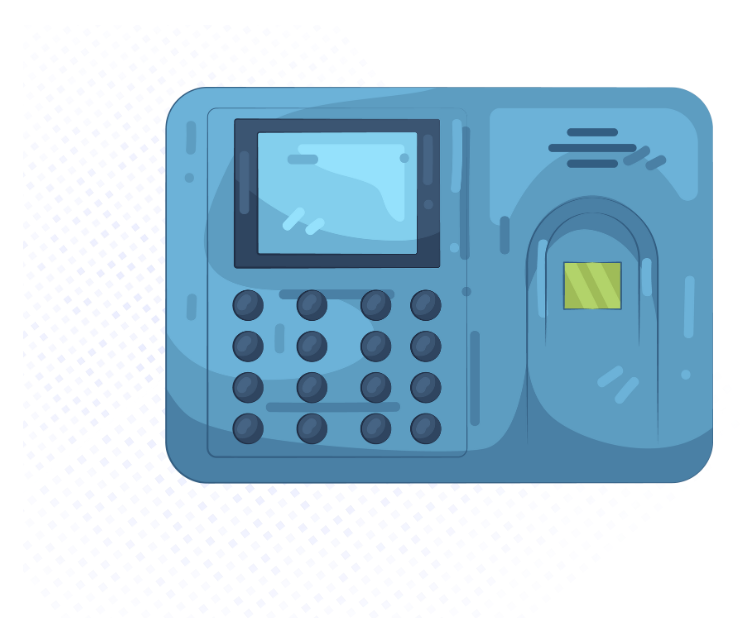
#> input picture dist/assets/Access-Control-Solutions-2.png, 752 x 618 px
$ python -i prepare_assets.py   (imports and definitions only)
#> lines starting #> are read from the running program, lines starting #| are printed output that depends on the picture
from pathlib import Path
from PIL import Image, ImageChops, ImageOps
import subprocess
import tempfile

ROOT = Path(__file__).resolve().parent.parent
OUT = ROOT / "dist" / "assets"
# [1 line not run here, left out]

# [1 line that did not run here, left out]
# [19 lines not run here, left out]

brands = {
    "Molex": "Molex-Logo.svg.png",
    "Coreprix": "logo-DgChHm5W.png",
    "Honeywell": "Honeywell_logo.svg.png",
    "Ubiquiti": "Ubiquiti_Logo.png",
    "D-Link": "D-Link-Logo.wine.png",
    "Rittal": "rittal-logo-6ACACE401C-seeklogo.com.png",
    "EVteQ": "1-evteq_new logo_17.png",
    "eSSL": "esslogo (1).png",
    "Cisco": "Cisco-logo.png",
    "Hi-Focus": "logo.png",
    "TP-Link": "TP-Link-Logo.wine.png",
    "Cambium Networks": "Cambium_logo_side_stacked_blue_black.png",
    "Hikvision": "fd96eed9ad27db59612b330f6814a3f7.png",
    "CP Plus": "4-4.jpg.jpeg",
    "APC": "APC_by_Schneider_Electric-Logo.wine.png",
    "Dahua": "Dahua_Technology_logo.svg.png",
}
customers = {
    "Transvolt": "Transvolt-Logo-PngOnly-Black-new.png",
    "Catch Foundation": "305fba5b-567f-472a-84d0-dd60497bdffb.png",
    "AA Hospitality Services": "1001525069.jpg.jpeg",
    "Sagar Cement": "FB_IMG_1791729309059.jpg.jpeg",
    "VC Tech": "VC-Tech-logo.png",
}
def logo_card(source, destination, dark=False):
#> called with destination = 'out.png', dark = False
    image = Image.open(source).convert("RGBA")
#> image is the input picture: PIL image 752x618 RGBA; mean R, G, B, A 57, 85.9, 108.9, 119.5
    bg_color = "#112b45" if dark else "white"
    base = Image.new("RGBA", image.size, bg_color)
#> base: PIL image 752x618 RGBA; every value is 255
    base.alpha_composite(image)
    image = base.convert("RGB")
#> image: PIL image 752x618 RGB
    if not dark:
        diff = ImageChops.difference(image, Image.new("RGB", image.size, "white")).convert("L")
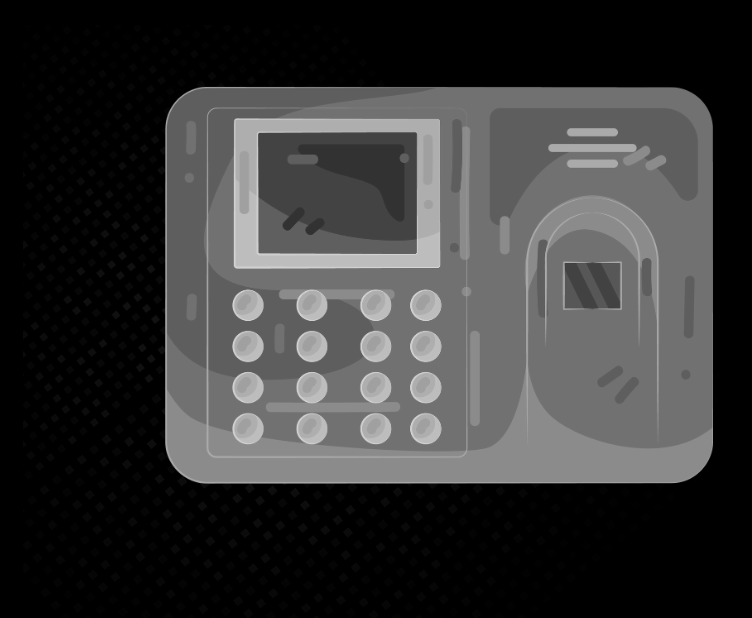
#> diff: PIL image 752x618 L; min 0, max 214, mean 55.2
        box = diff.point(lambda v: 255 if v > 22 else 0).getbbox()
#> box = (165, 87, 713, 484)
        if box: image = image.crop(box)
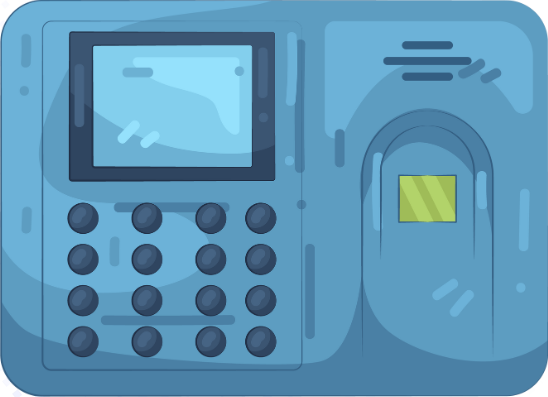
#> image: PIL image 548x397 RGB; mean R, G, B 93.2, 151.9, 185
    image.thumbnail((430, 140), Image.Resampling.LANCZOS)
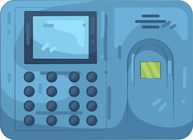
#> image: PIL image 193x140 RGB; mean R, G, B 93.1, 151.8, 185
    canvas = Image.new("RGB", (480, 190), bg_color)
#> canvas: PIL image 480x190 RGB; every value is 255
    canvas.paste(image, ((480-image.width)//2, (190-image.height)//2))
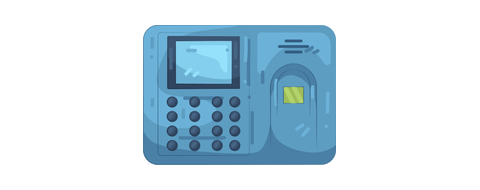
#> canvas: PIL image 480x190 RGB; mean R, G, B 207, 224.4, 234.3
    canvas.save(destination, "WEBP", quality=88, method=6)

# [6 lines not run here, left out]

projects = [
    (3, "IMG_20251229_142553.jpg.jpeg"),
    (4, "IMG_20260104_170110.jpg.jpeg"),
    (5, "IMG_20260121_144317.jpg.jpeg"),
    (6, "IMG_20260331_161421.jpg.jpeg"),
]
# [6 lines not run here, left out]

>>> result = logo_card('../dist/assets/Access-Control-Solutions-2.png', 'out.png')

$ run again, on dist/assets/CCTV-Surveillance-3.webp
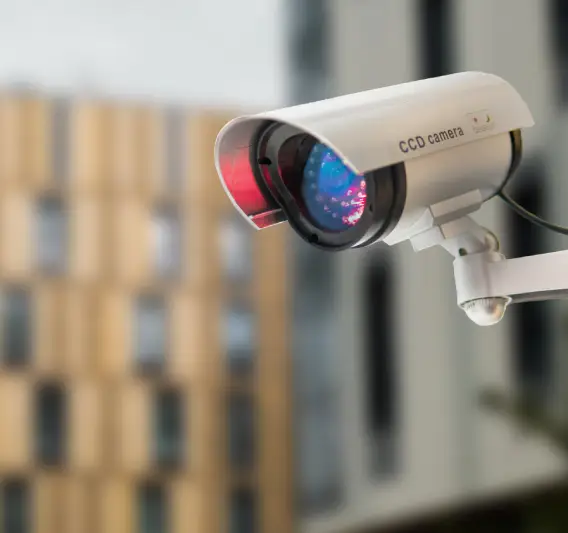
#> input picture dist/assets/CCTV-Surveillance-3.webp, 568 x 533 px
#> base: PIL image 568x533 RGBA; every value is 255
#> in logo_card, image is the input picture: PIL image 568x533 RGB; mean R, G, B 146.5, 137.8, 124.5
#> in logo_card, `diff = ImageChops.difference(image, Image.new("RGB", image.size, "whit..`:
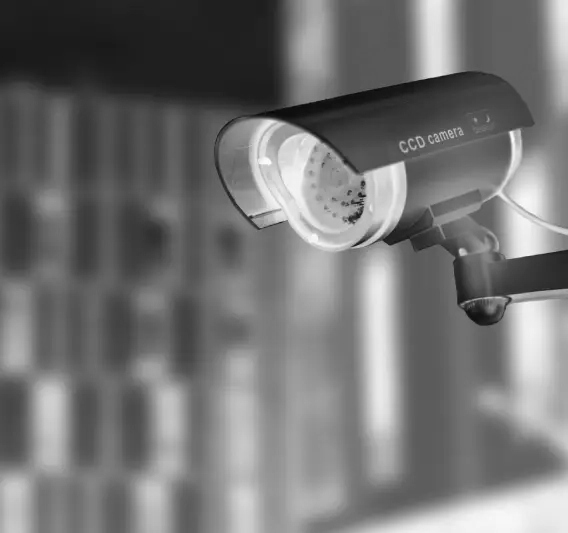
#> diff: PIL image 568x533 L; min 4, max 254, mean 116.1
#> box = (0, 0, 568, 533)
#> in logo_card, `canvas.paste(image, ((480-image.width)//2, (190-image.height)//2))`:
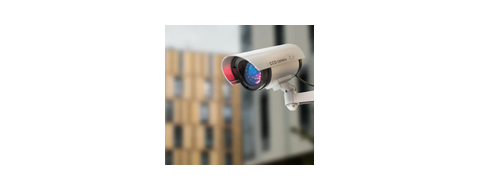
#> canvas: PIL image 480x190 RGB; mean R, G, B 230.2, 228.2, 225.2

$ run again, on dist/assets/CCTV-Surveillance-Systems-1-2.png
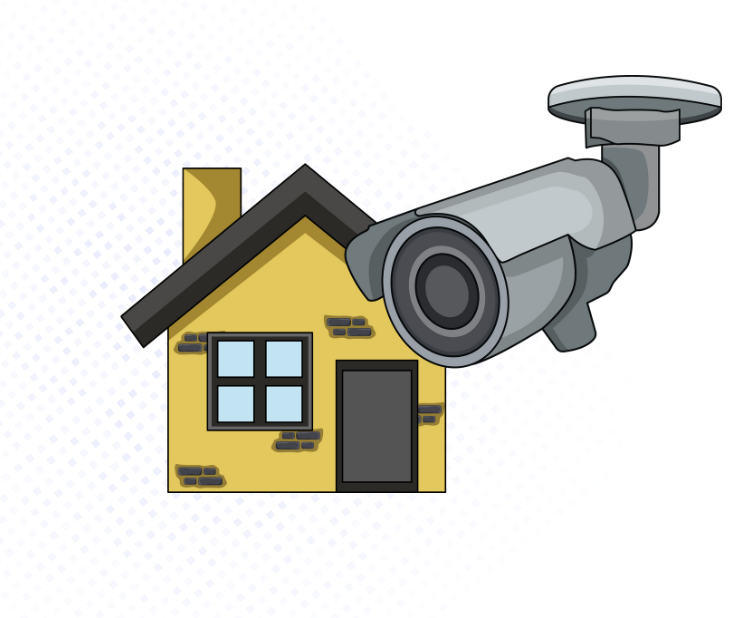
#> input picture dist/assets/CCTV-Surveillance-Systems-1-2.png, 752 x 618 px
#> in logo_card, image is the input picture: PIL image 752x618 RGBA; mean R, G, B, A 57.6, 58.3, 60.8, 71.9
#> in logo_card, `diff = ImageChops.difference(image, Image.new("RGB", image.size, "whit..`:
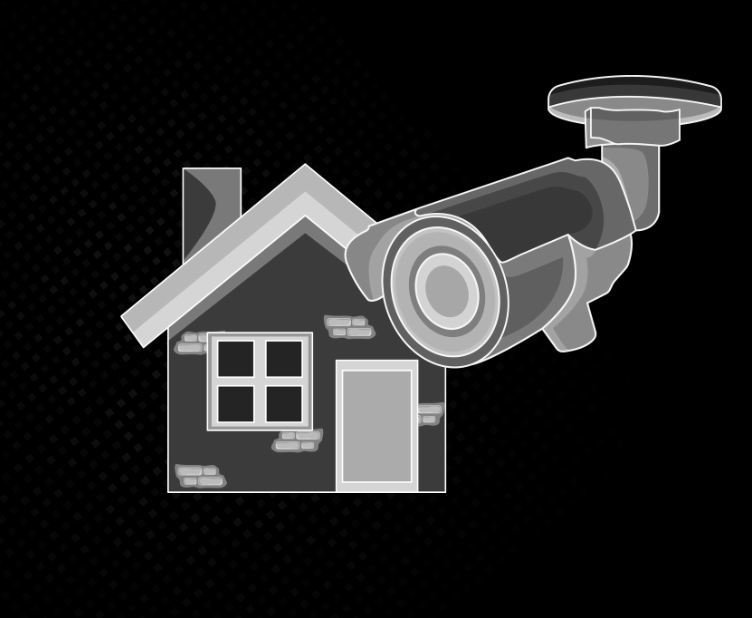
#> diff: PIL image 752x618 L; min 0, max 255, mean 35.5
#> box = (120, 75, 722, 493)
#> in logo_card, `canvas.paste(image, ((480-image.width)//2, (190-image.height)//2))`:
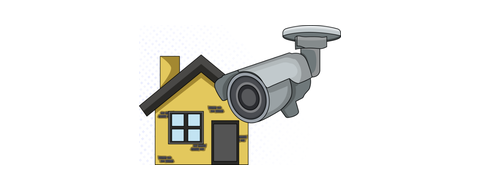
#> canvas: PIL image 480x190 RGB; mean R, G, B 235.8, 235.1, 230.8

$ run again, on dist/assets/Computer-Networking-Wireless-Infrastructure-2.png
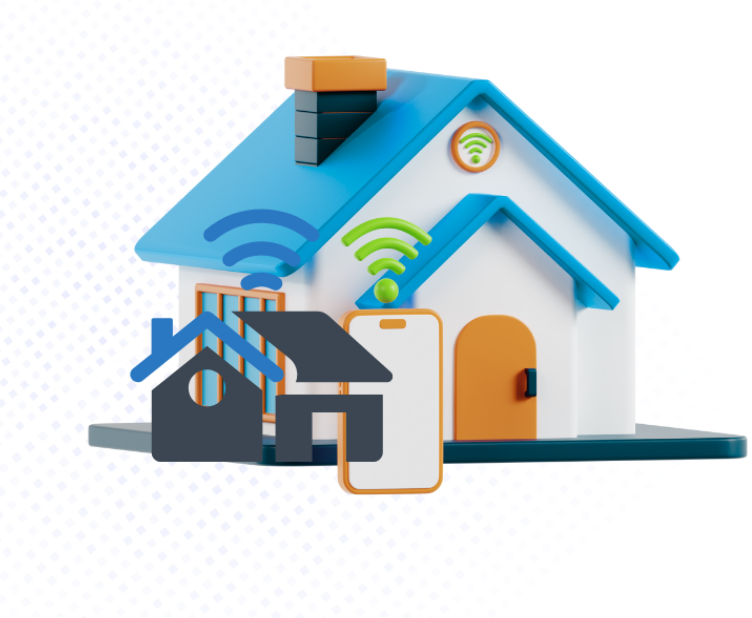
#> input picture dist/assets/Computer-Networking-Wireless-Infrastructure-2.png, 752 x 618 px
#> in logo_card, image is the input picture: PIL image 752x618 RGBA; mean R, G, B, A 69.2, 83.4, 96.7, 97.9
#> in logo_card, `diff = ImageChops.difference(image, Image.new("RGB", image.size, "whit..`:
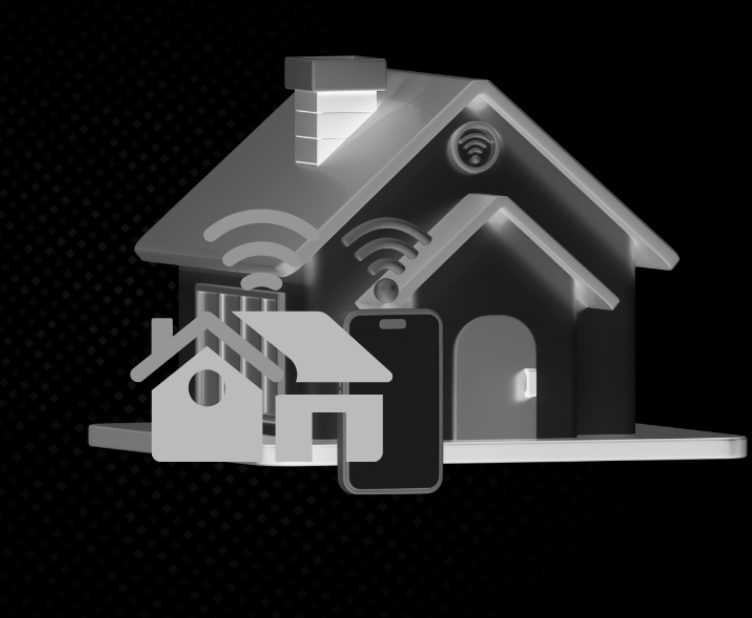
#> diff: PIL image 752x618 L; min 0, max 250, mean 39.5
#> box = (88, 55, 748, 495)
#> in logo_card, `canvas.paste(image, ((480-image.width)//2, (190-image.height)//2))`:
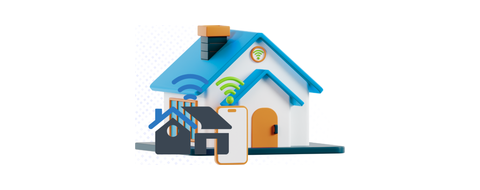
#> canvas: PIL image 480x190 RGB; mean R, G, B 230.2, 236.5, 238.1
